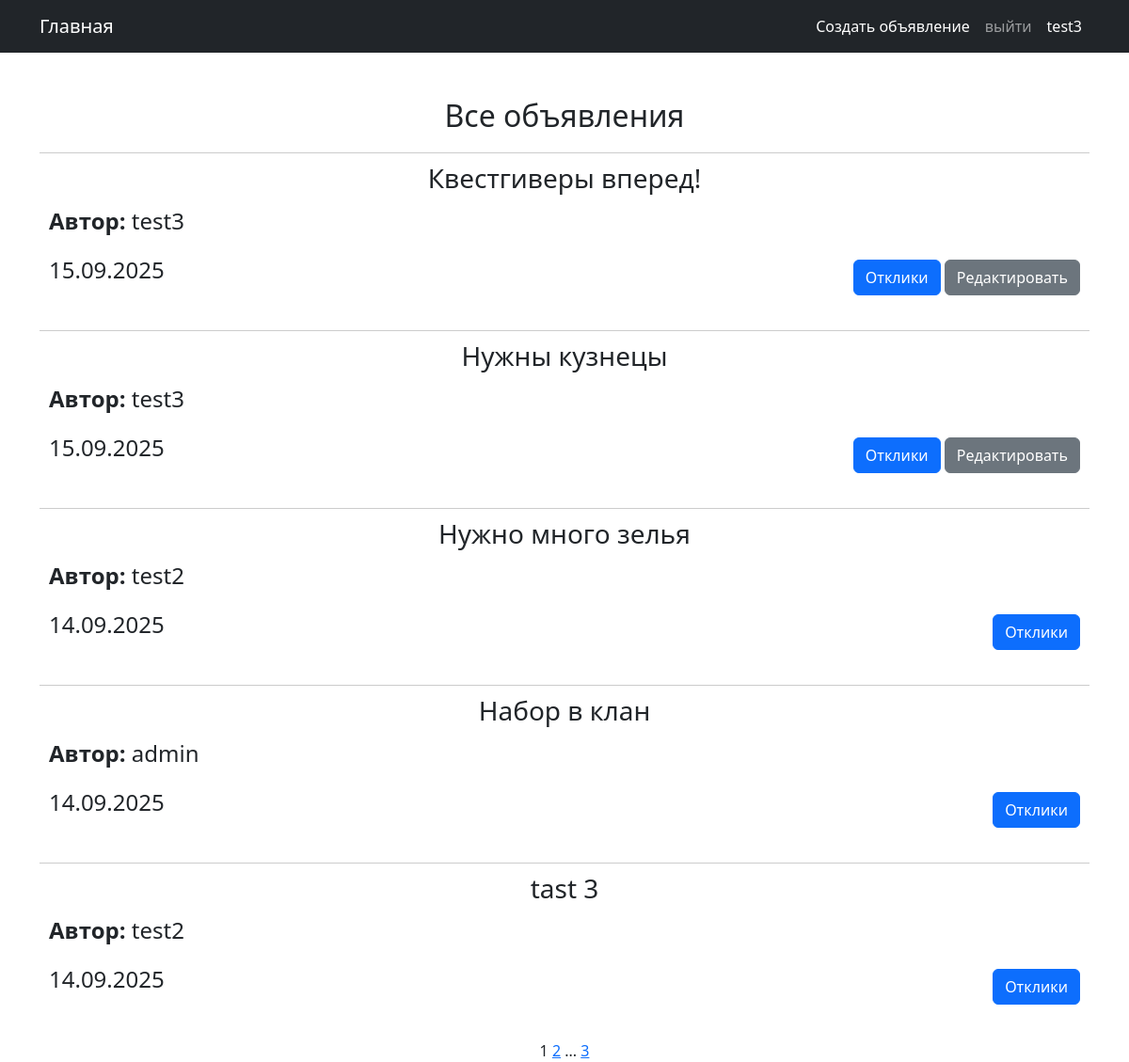
Screenshot of /ad/ (signed in) with the database file from the repository.
### notice/models.py (models this page shows, shortened)
class Ad(models.Model):
    user = models.ForeignKey(User, on_delete=models.CASCADE)
    category = models.ForeignKey(Category, on_delete=models.CASCADE)
    heading = models.CharField(max_length=255, unique=True)
    text = RichTextUploadingField()
    time_in = models.DateTimeField(auto_now_add=True)
    class Meta:
        verbose_name = 'Объявление'
        verbose_name_plural = 'Объявления'

### notice/views.py (the view)
# urls.py: path('', Adlist.as_view(), name='ad_list'),
class Adlist(ListView):
    ordering = '-time_in'
    model = Ad
    context_object_name = 'ads'
    template_name = 'ad/ad_list.html'
    paginate_by = 5

### templates/ad/ad_list.html (shortened to what this page needs)
{% extends 'flatpages/default.html' %}
{% block content %}
<div style="margin-bottom: 20px;">
    <h2>Все объявления</h2>
</div>
{% for ad in ads %}
<div style="border-top: 1px solid #ccc; padding: 10px; margin-bottom: 20px;">
    <h3 style="margin-bottom: 10px;">{{ad.heading}}</h3>
    <div style="display: flex; align-items: flex-start;">
        <div style="flex: 1; margin-right: 10px;">
            <div style="display: flex; flex-direction: column; align-items: flex-start;">
                <p style="font-size: 1.5em;"><strong>Автор:</strong> {{ad.user}}</p>
            </div>
        </div>
        <div style="flex: 3;">
        </div>
    </div>
    <div style="display: flex; justify-content: space-between; align-items: center;">
        <p style="font-size: 1.5em;">{{ad.time_in|date:"d.m.Y"}}</p>
        <div>
            <a href="{% url 'ad_detail' pk=ad.id %}" class="btn btn-primary">Отклики</a>
            {% if request.user.is_authenticated and request.user == ad.user %}
            <a href="{% url 'ad_edit' pk=ad.id %}" class="btn btn-secondary">Редактировать</a>
            {% endif %}
        </div>
    </div>
</div>
{% empty %}
<p>Объявлений пока нет.</p>
{% endfor %}
{{ page_obj.number }}
{% if page_obj.has_next %}
   <a href="?page={{ page_obj.next_page_number }}">{{ page_obj.next_page_number }}</a>
   {% if paginator.num_pages != page_obj.next_page_number %}
       ...
       <a href="?page={{ page_obj.paginator.num_pages }}">{{ page_obj.paginator.num_pages }}</a>
   {% endif %}
{% endif %}
{% endblock content %}

### templates/flatpages/default.html (shortened to what this page needs)
<!DOCTYPE html>
<html lang="en">
    <head>
        {% load static %}
        <link href="{% static 'css/styles.css' %}" rel="stylesheet" />
    </head>
    <body>
        <nav class="navbar navbar-expand-lg navbar-dark bg-dark">
            <div class="container">
                <a class="navbar-brand" href="{% url 'ad_list' %}">Главная</a>
                <div class="collapse navbar-collapse" id="navbarSupportedContent">
                    <ul class="navbar-nav ms-auto mb-2 mb-lg-0">
                        <li class="nav-item"><a class="nav-link active" aria-current="page" href="{% url 'create'  %}">Создать объявление</a></li>
                        {% if request.user.is_authenticated %}
                        <li class="nav-item"><a class="nav-link" href="/accounts/logout/">выйти</a></li>
                        {% else %}
                        <li class="nav-item"><a class="nav-link" href="{% url 'account_login' %}">войти</a></li>
                        {% endif %}
                        <li class="nav-item"><a class="nav-link active" aria-current="page" href="{% url 'profile'  %}">{{user.username}}</a></li>
                    </ul>
                </div>
            </div>
        </nav>
        <div class="container">
            <div class="text-center mt-5">
                {% block content %}{% endblock content %}
            </div>
        </div>
    </body>
</html>

### rows the page displays
Ad: heading "Квестгиверы вперед!", user "test3", time_in "15.09.2025", shows "Редактировать"
Ad: heading "Нужны кузнецы", user "test3", time_in "15.09.2025", shows "Редактировать"
Ad: heading "Нужно много зелья", user "test2", time_in "14.09.2025"
Ad: heading "Набор в клан", user "admin", time_in "14.09.2025"
Ad: heading "tast 3", user "test2", time_in "14.09.2025"

### other values shown
{{ user.username }} "test3"
{{ page_obj.number }} "1"
{{ page_obj.next_page_number }} "2"
{{ page_obj.paginator.num_pages }} "3"
